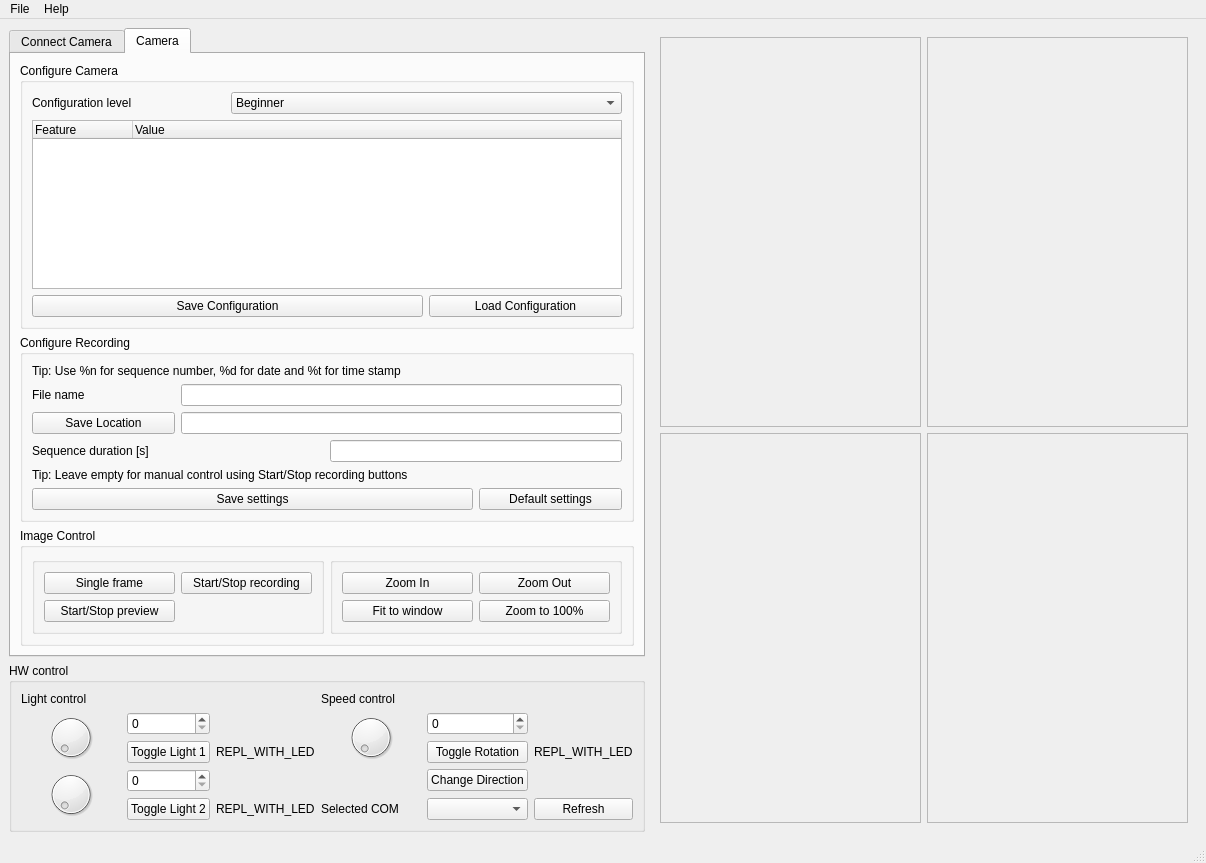
<?xml version="1.0" encoding="UTF-8"?>
<ui version="4.0">
 <class>MainWindow</class>
 <widget class="QMainWindow" name="MainWindow">
  <property name="geometry">
   <rect>
    <x>0</x>
    <y>0</y>
    <width>1206</width>
    <height>863</height>
   </rect>
  </property>
  <property name="windowTitle">
   <string>Anubis 1.1</string>
  </property>
  <widget class="QWidget" name="centralwidget">
   <layout class="QGridLayout" name="gridLayout">
    <item row="0" column="2" rowspan="3">
     <widget class="QWidget" name="preview_and_control" native="true">
      <layout class="QGridLayout" name="gridLayout_2">
       <item row="0" column="0">
        <widget class="QScrollArea" name="scrollArea_1">
         <property name="widgetResizable">
          <bool>true</bool>
         </property>
         <widget class="QWidget" name="scrollAreaWidgetContents_1">
          <property name="geometry">
           <rect>
            <x>0</x>
            <y>0</y>
            <width>248</width>
            <height>379</height>
           </rect>
          </property>
          <widget class="QLabel" name="camera_preview_1">
           <property name="geometry">
            <rect>
             <x>10</x>
             <y>10</y>
             <width>261</width>
             <height>331</height>
            </rect>
           </property>
           <property name="autoFillBackground">
            <bool>false</bool>
           </property>
           <property name="text">
            <string/>
           </property>
           <property name="pixmap">
            <pixmap>default_preview.png</pixmap>
           </property>
           <property name="scaledContents">
            <bool>false</bool>
           </property>
           <property name="indent">
            <number>-1</number>
           </property>
          </widget>
         </widget>
        </widget>
       </item>
       <item row="0" column="1">
        <widget class="QScrollArea" name="scrollArea_2">
         <property name="widgetResizable">
          <bool>true</bool>
         </property>
         <widget class="QWidget" name="scrollAreaWidgetContents_2">
          <property name="geometry">
           <rect>
            <x>0</x>
            <y>0</y>
            <width>248</width>
            <height>379</height>
           </rect>
          </property>
          <widget class="QLabel" name="camera_preview_2">
           <property name="geometry">
            <rect>
             <x>10</x>
             <y>10</y>
             <width>261</width>
             <height>331</height>
            </rect>
           </property>
           <property name="autoFillBackground">
            <bool>false</bool>
           </property>
           <property name="text">
            <string/>
           </property>
           <property name="pixmap">
            <pixmap>default_preview.png</pixmap>
           </property>
           <property name="scaledContents">
            <bool>false</bool>
           </property>
           <property name="indent">
            <number>-1</number>
           </property>
          </widget>
         </widget>
        </widget>
       </item>
       <item row="1" column="0">
        <widget class="QScrollArea" name="scrollArea_3">
         <property name="widgetResizable">
          <bool>true</bool>
         </property>
         <widget class="QWidget" name="scrollAreaWidgetContents_3">
          <property name="geometry">
           <rect>
            <x>0</x>
            <y>0</y>
            <width>248</width>
            <height>378</height>
           </rect>
          </property>
          <widget class="QLabel" name="camera_preview_3">
           <property name="geometry">
            <rect>
             <x>10</x>
             <y>10</y>
             <width>261</width>
             <height>331</height>
            </rect>
           </property>
           <property name="autoFillBackground">
            <bool>false</bool>
           </property>
           <property name="text">
            <string/>
           </property>
           <property name="pixmap">
            <pixmap>default_preview.png</pixmap>
           </property>
           <property name="scaledContents">
            <bool>false</bool>
           </property>
           <property name="indent">
            <number>-1</number>
           </property>
          </widget>
         </widget>
        </widget>
       </item>
       <item row="1" column="1">
        <widget class="QScrollArea" name="scrollArea_4">
         <property name="widgetResizable">
          <bool>true</bool>
         </property>
         <widget class="QWidget" name="scrollAreaWidgetContents_4">
          <property name="geometry">
           <rect>
            <x>0</x>
            <y>0</y>
            <width>248</width>
            <height>378</height>
           </rect>
          </property>
          <widget class="QLabel" name="camera_preview_4">
           <property name="geometry">
            <rect>
             <x>10</x>
             <y>10</y>
             <width>261</width>
             <height>331</height>
            </rect>
           </property>
           <property name="autoFillBackground">
            <bool>false</bool>
           </property>
           <property name="text">
            <string/>
           </property>
           <property name="pixmap">
            <pixmap>default_preview.png</pixmap>
           </property>
           <property name="scaledContents">
            <bool>false</bool>
           </property>
           <property name="indent">
            <number>-1</number>
           </property>
          </widget>
         </widget>
        </widget>
       </item>
      </layout>
     </widget>
    </item>
    <item row="0" column="0" rowspan="2">
     <widget class="QTabWidget" name="tabs">
      <property name="accessibleName">
       <string/>
      </property>
      <property name="accessibleDescription">
       <string/>
      </property>
      <property name="currentIndex">
       <number>1</number>
      </property>
      <widget class="QWidget" name="tab_connect">
       <attribute name="title">
        <string>Connect Camera</string>
       </attribute>
       <layout class="QVBoxLayout" name="verticalLayout_4">
        <item>
         <widget class="QWidget" name="connect_buttons" native="true">
          <layout class="QHBoxLayout" name="horizontalLayout_3">
           <item>
            <widget class="QPushButton" name="btn_connect_camera">
             <property name="text">
              <string>Connect</string>
             </property>
            </widget>
           </item>
           <item>
            <widget class="QPushButton" name="btn_refresh_cameras">
             <property name="text">
              <string>Refresh</string>
             </property>
            </widget>
           </item>
           <item>
            <widget class="QPushButton" name="btn_disconnect_camera">
             <property name="text">
              <string>Disconnect</string>
             </property>
            </widget>
           </item>
          </layout>
         </widget>
        </item>
        <item>
         <widget class="QListWidget" name="list_detected_cameras"/>
        </item>
        <item>
         <widget class="QFrame" name="frame_cti">
          <property name="frameShape">
           <enum>QFrame::StyledPanel</enum>
          </property>
          <property name="frameShadow">
           <enum>QFrame::Raised</enum>
          </property>
          <layout class="QGridLayout" name="gridLayout_7">
           <item row="0" column="3">
            <widget class="QPushButton" name="btn_remove_cti">
             <property name="text">
              <string>Remove selected .cti</string>
             </property>
            </widget>
           </item>
           <item row="0" column="2">
            <widget class="QPushButton" name="btn_add_cti">
             <property name="text">
              <string>Add a new .cti file</string>
             </property>
            </widget>
           </item>
           <item row="0" column="0" rowspan="2">
            <widget class="QLabel" name="tip_add_cti">
             <property name="text">
              <string>Tip: If you can't detect your camera try adding a new .cti file from your camera vendor</string>
             </property>
             <property name="wordWrap">
              <bool>true</bool>
             </property>
            </widget>
           </item>
           <item row="1" column="2" colspan="2">
            <widget class="QComboBox" name="combo_remove_cti"/>
           </item>
          </layout>
         </widget>
        </item>
       </layout>
      </widget>
      <widget class="QWidget" name="tab_camera_1">
       <attribute name="title">
        <string>Camera</string>
       </attribute>
       <layout class="QVBoxLayout" name="verticalLayout_2">
        <item>
         <widget class="QGroupBox" name="conf_camera">
          <property name="title">
           <string>Configure Camera</string>
          </property>
          <layout class="QGridLayout" name="gridLayout_3" columnstretch="0,0,0">
           <item row="0" column="0">
            <widget class="QLabel" name="label_config_level">
             <property name="text">
              <string>Configuration level</string>
             </property>
            </widget>
           </item>
           <item row="1" column="0" colspan="3">
            <widget class="QTreeWidget" name="tree_features">
             <column>
              <property name="text">
               <string>Feature</string>
              </property>
             </column>
             <column>
              <property name="text">
               <string>Value</string>
              </property>
             </column>
            </widget>
           </item>
           <item row="2" column="0" colspan="2">
            <widget class="QPushButton" name="btn_save_config">
             <property name="text">
              <string>Save Configuration</string>
             </property>
            </widget>
           </item>
           <item row="2" column="2">
            <widget class="QPushButton" name="btn_load_config">
             <property name="text">
              <string>Load Configuration</string>
             </property>
            </widget>
           </item>
           <item row="0" column="1" colspan="2">
            <widget class="QComboBox" name="combo_config_level">
             <item>
              <property name="text">
               <string>Beginner</string>
              </property>
             </item>
             <item>
              <property name="text">
               <string>Expert</string>
              </property>
             </item>
             <item>
              <property name="text">
               <string>Guru</string>
              </property>
             </item>
            </widget>
           </item>
          </layout>
         </widget>
        </item>
        <item>
         <widget class="QGroupBox" name="conf_recording">
          <property name="title">
           <string>Configure Recording</string>
          </property>
          <layout class="QGridLayout" name="gridLayout_5">
           <item row="0" column="0" colspan="4">
            <widget class="QLabel" name="label_sequence_name">
             <property name="text">
              <string>Tip: Use %n for sequence number, %d for date and %t for time stamp </string>
             </property>
            </widget>
           </item>
           <item row="1" column="0">
            <widget class="QLabel" name="label_file_name_recording">
             <property name="text">
              <string>File name</string>
             </property>
            </widget>
           </item>
           <item row="1" column="1" colspan="3">
            <widget class="QLineEdit" name="line_edit_sequence_name"/>
           </item>
           <item row="2" column="0">
            <widget class="QPushButton" name="file_manager_save_location">
             <property name="text">
              <string>Save Location</string>
             </property>
            </widget>
           </item>
           <item row="2" column="1" colspan="3">
            <widget class="QLineEdit" name="line_edit_save_location"/>
           </item>
           <item row="3" column="0" colspan="2">
            <widget class="QLabel" name="label_sequence_duration">
             <property name="text">
              <string>Sequence duration [s]</string>
             </property>
            </widget>
           </item>
           <item row="3" column="2" colspan="2">
            <widget class="QLineEdit" name="line_edit_sequence_duration"/>
           </item>
           <item row="4" column="0" colspan="4">
            <widget class="QLabel" name="label_sequence_duration_tip">
             <property name="text">
              <string>Tip: Leave empty for manual control using Start/Stop recording buttons</string>
             </property>
            </widget>
           </item>
           <item row="5" column="0" colspan="3">
            <widget class="QPushButton" name="btn_save_sequence_settings">
             <property name="text">
              <string>Save settings</string>
             </property>
            </widget>
           </item>
           <item row="5" column="3">
            <widget class="QPushButton" name="btn_reset_sequence_settings">
             <property name="text">
              <string>Default settings</string>
             </property>
            </widget>
           </item>
          </layout>
         </widget>
        </item>
        <item>
         <widget class="QGroupBox" name="ctl_image">
          <property name="title">
           <string>Image Control</string>
          </property>
          <layout class="QGridLayout" name="gridLayout_9">
           <item row="0" column="0">
            <widget class="QGroupBox" name="ctl_record">
             <property name="title">
              <string/>
             </property>
             <layout class="QGridLayout" name="gridLayout_8">
              <item row="0" column="0">
               <widget class="QPushButton" name="btn_single_frame">
                <property name="text">
                 <string>Single frame</string>
                </property>
               </widget>
              </item>
              <item row="0" column="1">
               <widget class="QPushButton" name="btn_start_recording">
                <property name="text">
                 <string>Start/Stop recording</string>
                </property>
               </widget>
              </item>
              <item row="1" column="0">
               <widget class="QPushButton" name="btn_start_preview">
                <property name="text">
                 <string>Start/Stop preview</string>
                </property>
               </widget>
              </item>
             </layout>
            </widget>
           </item>
           <item row="0" column="1">
            <widget class="QGroupBox" name="ctl_zoom">
             <property name="title">
              <string/>
             </property>
             <layout class="QGridLayout" name="gridLayout_6">
              <item row="0" column="0">
               <widget class="QPushButton" name="btn_zoom_in">
                <property name="text">
                 <string>Zoom In</string>
                </property>
               </widget>
              </item>
              <item row="0" column="1">
               <widget class="QPushButton" name="btn_zoom_out">
                <property name="text">
                 <string>Zoom Out</string>
                </property>
               </widget>
              </item>
              <item row="1" column="0">
               <widget class="QPushButton" name="btn_zoom_fit">
                <property name="text">
                 <string>Fit to window</string>
                </property>
               </widget>
              </item>
              <item row="1" column="1">
               <widget class="QPushButton" name="btn_zoom_100">
                <property name="text">
                 <string>Zoom to 100%</string>
                </property>
               </widget>
              </item>
             </layout>
            </widget>
           </item>
          </layout>
         </widget>
        </item>
       </layout>
      </widget>
     </widget>
    </item>
    <item row="2" column="0">
     <widget class="QGroupBox" name="groupBox_hw_control">
      <property name="title">
       <string>HW control</string>
      </property>
      <layout class="QGridLayout" name="gridLayout_HW">
       <item row="1" column="1" rowspan="2">
        <widget class="QDial" name="dial_light_1"/>
       </item>
       <item row="0" column="1">
        <widget class="QLabel" name="label_light_control">
         <property name="text">
          <string>Light control</string>
         </property>
        </widget>
       </item>
       <item row="1" column="10" rowspan="2">
        <widget class="QDial" name="dial_speed"/>
       </item>
       <item row="2" column="11">
        <widget class="QPushButton" name="btn_toggle_rotation">
         <property name="text">
          <string>Toggle Rotation</string>
         </property>
        </widget>
       </item>
       <item row="4" column="1" rowspan="2">
        <widget class="QDial" name="dial_light_2"/>
       </item>
       <item row="1" column="3">
        <widget class="QSpinBox" name="spinBox_light_1"/>
       </item>
       <item row="4" column="3">
        <widget class="QSpinBox" name="spinBox_light_2"/>
       </item>
       <item row="2" column="12">
        <widget class="QLabel" name="label_4">
         <property name="text">
          <string>REPL_WITH_LED</string>
         </property>
        </widget>
       </item>
       <item row="5" column="3">
        <widget class="QPushButton" name="btn_toggle_light_2">
         <property name="text">
          <string>Toggle Light 2</string>
         </property>
        </widget>
       </item>
       <item row="0" column="10">
        <widget class="QLabel" name="label_speed_control">
         <property name="text">
          <string>Speed control</string>
         </property>
        </widget>
       </item>
       <item row="1" column="11">
        <widget class="QSpinBox" name="spinBox_speed"/>
       </item>
       <item row="2" column="3">
        <widget class="QPushButton" name="btn_toggle_light_1">
         <property name="text">
          <string>Toggle Light 1</string>
         </property>
        </widget>
       </item>
       <item row="1" column="12">
        <spacer name="horizontalSpacer_2">
         <property name="orientation">
          <enum>Qt::Horizontal</enum>
         </property>
         <property name="sizeHint" stdset="0">
          <size>
           <width>40</width>
           <height>20</height>
          </size>
         </property>
        </spacer>
       </item>
       <item row="5" column="4">
        <widget class="QLabel" name="label_5">
         <property name="text">
          <string>REPL_WITH_LED</string>
         </property>
        </widget>
       </item>
       <item row="2" column="4">
        <widget class="QLabel" name="label_3">
         <property name="text">
          <string>REPL_WITH_LED</string>
         </property>
        </widget>
       </item>
       <item row="4" column="11">
        <widget class="QPushButton" name="btn_change_direction">
         <property name="text">
          <string>Change Direction</string>
         </property>
        </widget>
       </item>
       <item row="5" column="11">
        <widget class="QComboBox" name="comboBox_com_ports"/>
       </item>
       <item row="5" column="10">
        <widget class="QLabel" name="label_prompt_port">
         <property name="text">
          <string>Selected COM</string>
         </property>
        </widget>
       </item>
       <item row="5" column="12">
        <widget class="QPushButton" name="btn_refresh_com_ports">
         <property name="text">
          <string>Refresh</string>
         </property>
        </widget>
       </item>
      </layout>
     </widget>
    </item>
   </layout>
  </widget>
  <widget class="QMenuBar" name="menubar">
   <property name="geometry">
    <rect>
     <x>0</x>
     <y>0</y>
     <width>1206</width>
     <height>26</height>
    </rect>
   </property>
   <widget class="QMenu" name="menuFile">
    <property name="title">
     <string>File</string>
    </property>
    <addaction name="actionSave_camera_config"/>
    <addaction name="actionLoad_camera_config"/>
    <addaction name="actionAdd_Remove_cti_file"/>
    <addaction name="actionRemove_cti_file"/>
    <addaction name="separator"/>
    <addaction name="action_save_settings"/>
   </widget>
   <widget class="QMenu" name="menuHelp">
    <property name="title">
     <string>Help</string>
    </property>
    <addaction name="actionOpen_Help"/>
    <addaction name="separator"/>
    <addaction name="actionAbout_Anubis"/>
    <addaction name="actionGit_Repository"/>
   </widget>
   <addaction name="menuFile"/>
   <addaction name="menuHelp"/>
  </widget>
  <widget class="QStatusBar" name="statusbar"/>
  <action name="actionAdd_Remove_cti_file">
   <property name="text">
    <string>Add .cti file</string>
   </property>
  </action>
  <action name="actionOpen_Help">
   <property name="text">
    <string>Open Help</string>
   </property>
  </action>
  <action name="actionRemove_cti_file">
   <property name="text">
    <string>Remove .cti file</string>
   </property>
  </action>
  <action name="action_save_frame">
   <property name="text">
    <string>Save frame</string>
   </property>
   <property name="shortcutContext">
    <enum>Qt::WindowShortcut</enum>
   </property>
  </action>
  <action name="action_save_settings">
   <property name="text">
    <string>Save app state</string>
   </property>
   <property name="toolTip">
    <string>Save modifications made to application settings</string>
   </property>
   <property name="statusTip">
    <string/>
   </property>
   <property name="shortcut">
    <string/>
   </property>
  </action>
  <action name="actionAbout_Anubis">
   <property name="text">
    <string>About Anubis</string>
   </property>
  </action>
  <action name="actionGit_Repository">
   <property name="text">
    <string>Git Repository</string>
   </property>
  </action>
  <action name="actionSave_camera_config">
   <property name="text">
    <string>Save camera config</string>
   </property>
  </action>
  <action name="actionLoad_camera_config">
   <property name="text">
    <string>Load camera config</string>
   </property>
  </action>
 </widget>
 <resources/>
 <connections/>
</ui>
